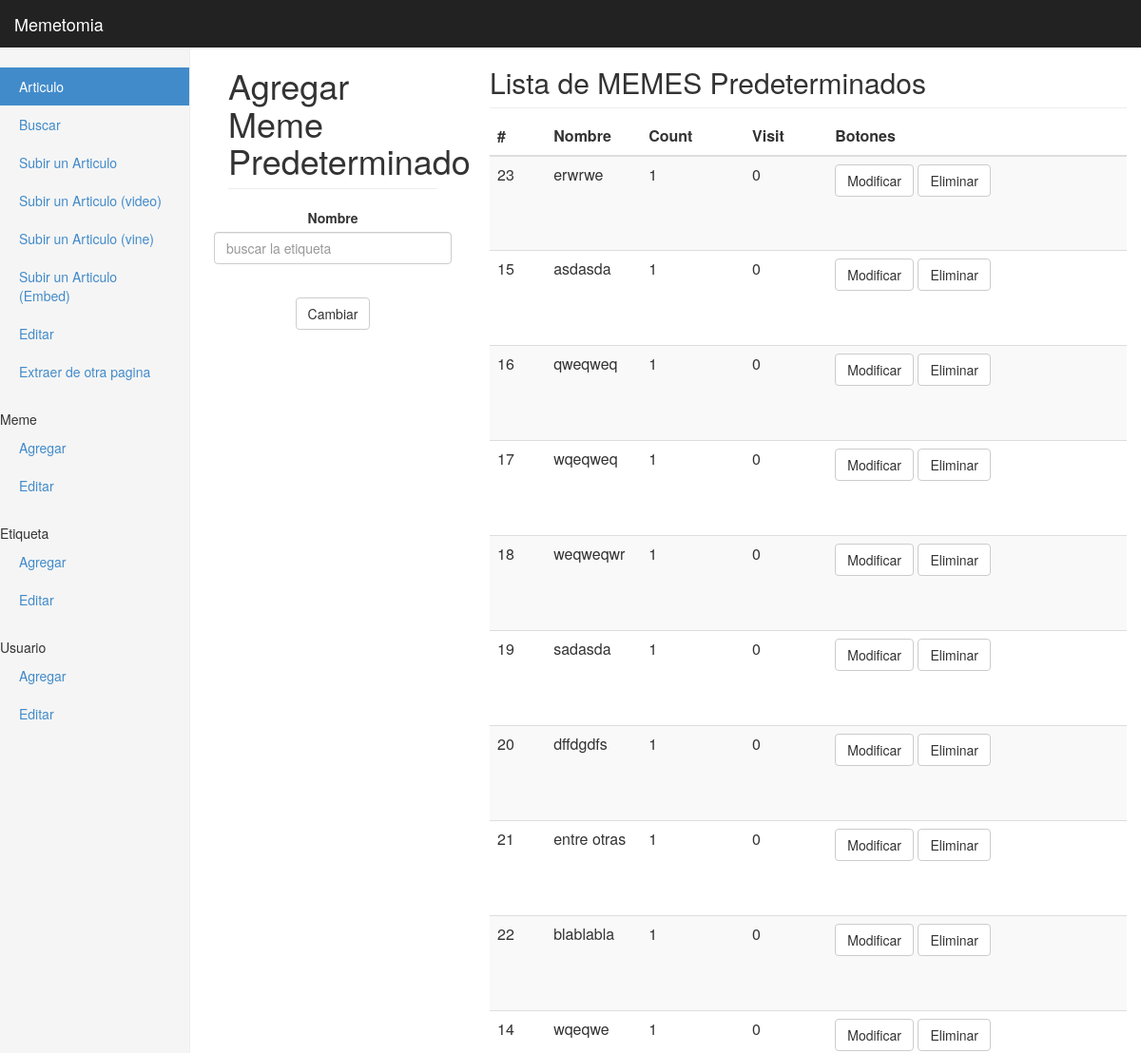
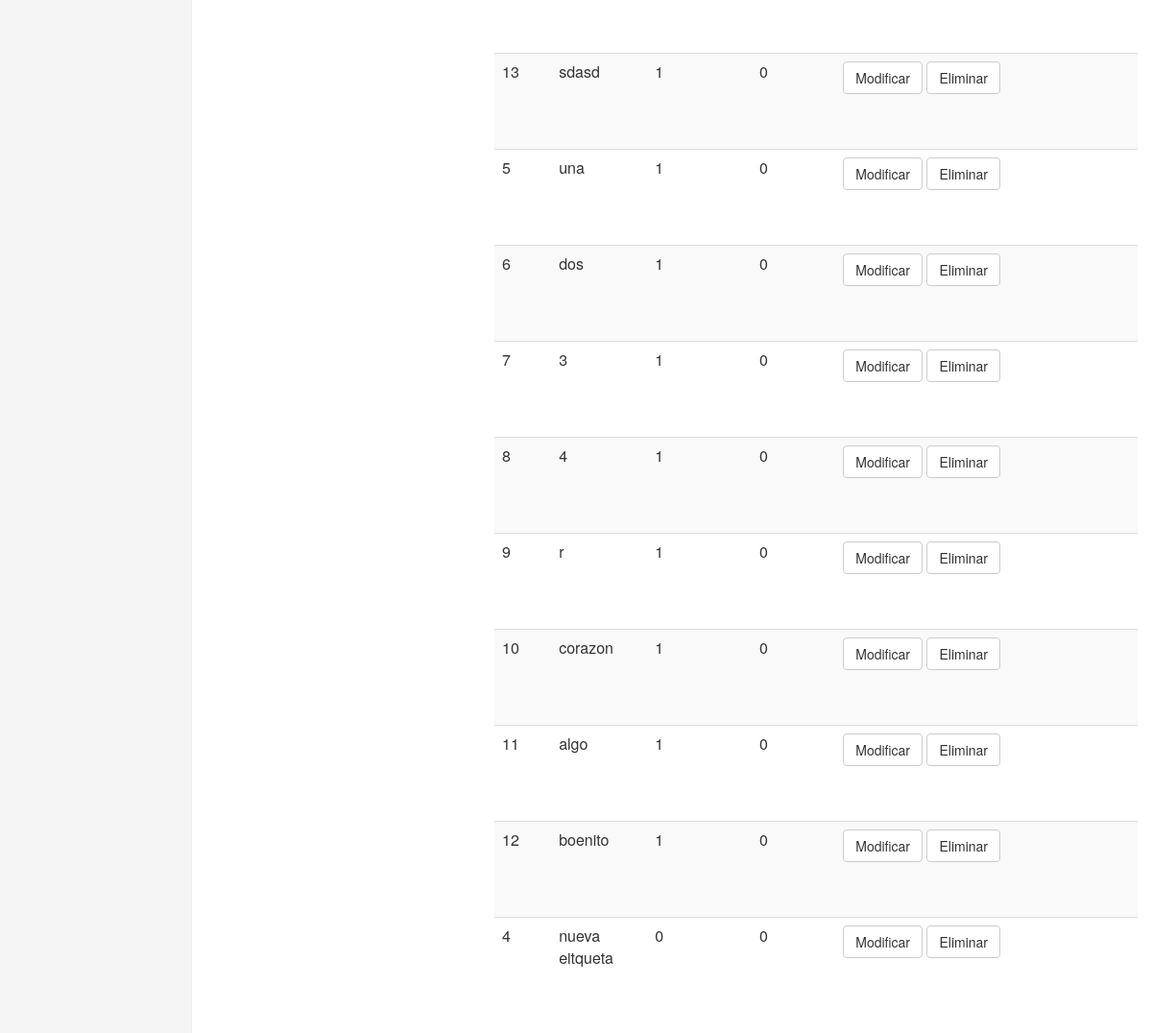
Before: /admin/Tag.php with the older database file (2 pictures, top to bottom).
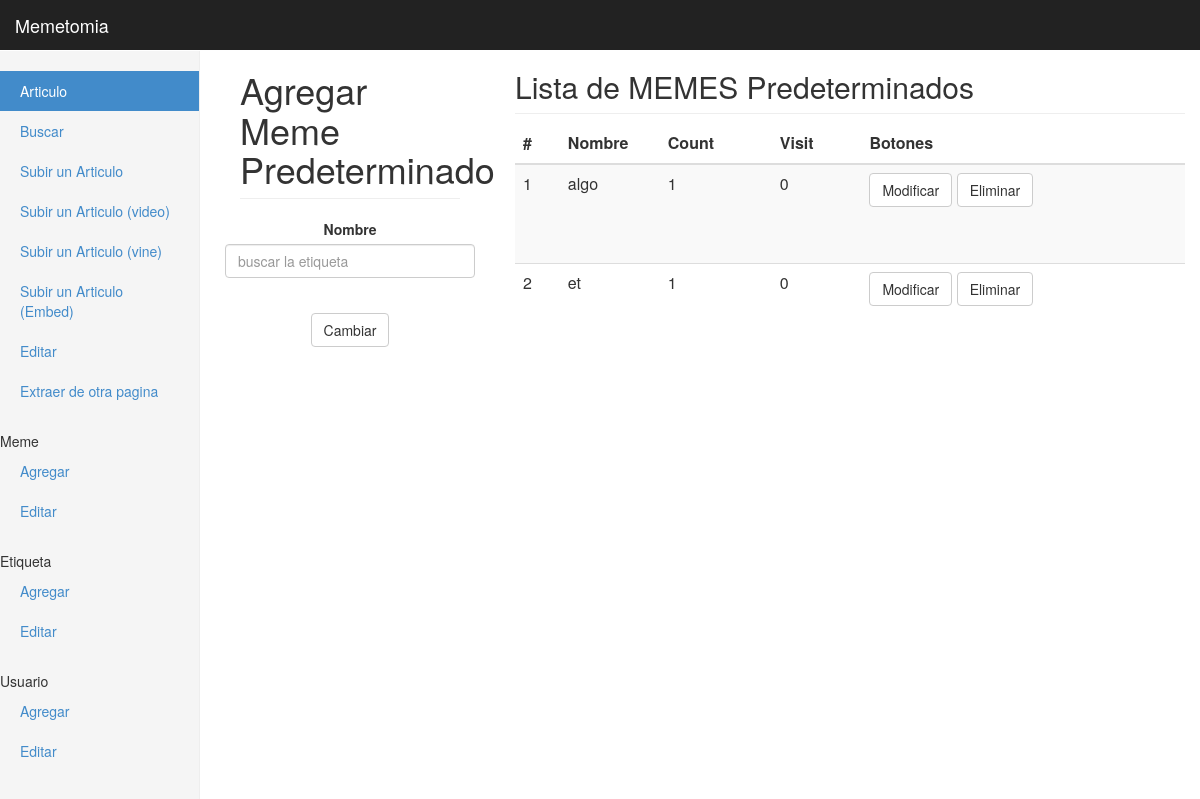
After: the same page with the newer database file.
### tables this page shows
CREATE TABLE IF NOT EXISTS `tag` (
  `ID` int(10) unsigned NOT NULL AUTO_INCREMENT COMMENT 'ID DE LA ETIQUETA',
  `NAME` varchar(20) NOT NULL COMMENT 'NOMBRE DE LA ETIQUETA',
  `COUNT` int(10) unsigned NOT NULL COMMENT 'NUMERO DE VECES QUE SE HA USADO ESTA ETIQUETA',
  `VISIT` int(10) unsigned NOT NULL COMMENT 'NUMERO DE VISITA QUE SE HA HECHO A LA ETIQUETA',
  PRIMARY KEY (`ID`),
  UNIQUE KEY `NAME` (`NAME`)
);

### base/TableTag.php (called while the page is built, shortened)
<?php
require_once ('conexion_mysql.php');
class TableTag {
    public $bd;
    function __construct() {
        $this->bd = new Conexion(MODO_DEBUG);
    }
    public function All() {
        $query = sprintf("Select * from tag ORDER BY  `tag`.`COUNT` DESC ;");
        $this->bd->hacer_query($query);
        return $this->bd->filas_retornadas_por_consulta();
    }
}

### base/conexion_mysql.php (called while the page is built, shortened)
<?php
class Conexion {
    private $_link,
            $_stmt,
            $_respuesta,
            $_ERROR,
            $_info_ERROR,
            $_filas,
            $_filas_afectadas,
            $_insert_id,
            $_numero_columnas,
            $_Array_con_nombres_columnas,
            $magic_quotes_active,
            $real_escape_string_exists;
    private $_modo_debug = true;
    public function __construct($debug = true) {
        $this->_modo_debug = MODO_DEBUG;
    }
    protected function abrir_conexion() {
        $this->_link = mysql_connect(DB_SERVER, DB_USER, DB_PASS, false, 1);
        if (!$this->_link) {
            $this->guardar_error("Fallo la conexion a la base de datos: " . mysql_error());
        } else {
            $db = mysql_select_db(DB_NAME, $this->_link);
        }
    }
    public function hacer_query($sql) {
        if ($sql == "") {
            $this->guardar_error("La variable de consulta esta Vacia");
        } else {
            $this->_filas = - 1;
            $this->_numero_columnas = - 1;
            $taula = NULL;
            if ($this->_link) {
                $this->_stmt = mysql_query($sql, $this->_link);
            }
            if ($this->_ERROR == false) {
                if (preg_match("/^(insert|delete|update|replace)\s+/i", $sql)) {
                    $this->_filas_afectadas = @mysql_affected_rows();
                    if (preg_match("/^(insert|replace)\s+/i", $sql)) {
                        $this->_insert_id = @mysql_insert_id($this->_link);
                    }
                } else {
                    $this->_filas = @mysql_num_rows($this->_stmt);
                    if ($this->_filas > 0) {
                        $this->_numero_columnas = @mysql_num_fields($this->_stmt);
                        for ($i = 0; $i < $this->_numero_columnas; $i++)
                            $this->_Array_con_nombres_columnas[$i] = mysql_field_name($this->_stmt, $i);
                        for ($i = 0; $i < $this->_filas; $i++)
                            $taula[$i] = @mysql_fetch_array($this->_stmt, MYSQL_BOTH);
                    }
                    $this->_respuesta = $taula;
                }
            }
        }
    }
    protected function guardar_error($error = '') {
        if ($error != '') {
            $this->_ERROR = true;
            $this->_info_ERROR = $error;
            if ($this->_modo_debug) {
                echo '<div class="error" style=" background-color : #f69a9e; border : 1px solid #993333;">' . $this->_info_ERROR . '</div>';
            }
        }
        else {
            $this->_ERROR = false;
            $this->_stmt = null;
            $this->_respuesta = null;
        }
    }
    public function obtener_respuesta($fila, $columna) {
        if (is_numeric($columna)) {
            if ($columna >= $this->_numero_columnas) {
                echo "El numero de la columna debe ser menor que el numero total columnas de tuplas en el resultado" . $fila . $columna . "<br/>";
                return NULL;
            }
            if (isset($this->_respuesta[$fila][$columna])) {
                return $this->_respuesta[$fila][$columna];
            } else {
                echo "no hay dato en la fila y columna dada" . $fila . $columna . "<br/>";
                return NULL;
            }
        } else {
            if (!is_string($columna)) {
                echo "la columna no es numero y tampoco string";
                return NULL;
            } else {
                if (in_array($columna, $this->_Array_con_nombres_columnas)) {
                    if (isset($this->_respuesta[$fila][$columna])) {
                        return $this->_respuesta[$fila][$columna];
                    } else {
                        echo "no hay dato en la fila y columna dada" . $fila . $columna . "<br/>";
                        return NULL;
                    }
                } else {
                    echo "la columna no existe en el conjunto de columnas obtenidas en el resultado" . $fila . $columna . "<br/>";
                    return NULL;
                }
            }
        }
    }
    public function filas_retornadas_por_consulta() {
        if ($this->_filas >= 0)
            return $this->_filas;
        return -1;
    }
}
?>

### admin/Tag.php (the view, shortened to what this page needs)
<html lang="en">
    <head>
        <?php include_once 'frames/head.php'; ?>
        <link rel="stylesheet" type="text/css" href="js/autocomplete/jquery.autocomplete.css" />
    </head>
    <body>
        <?php include_once 'frames/titulo.php'; ?>
        <div class="container-fluid">
            <div class="row">
                <?php include_once 'frames/menu.php'; ?>
                <div class="col-sm-3 col-sm-offset-2 col-md-3 col-md-offset-2 main">
                    <h1 class="page-header">Agregar Meme Predeterminado</h1>
                    <div class="row placeholders">
                        <form role="form">
                            <div class="form-group">
                                <label for="Name">Nombre </label>
                                <input type="text" class="form-control" id="Name" placeholder="buscar la etiqueta">
                            </div>
                            <br>
                            <button id='BtAgregar' type="button" class="btn btn-default"  >Cambiar</button>
                        </form>
                    </div></div>
                <div class="col-sm-7  col-md-7 ">
                    <h2 class="sub-header">Lista de MEMES Predeterminados</h2>
                    <div class="table-responsive">
                        <table id="tabla" class="table table-striped">
                            <thead>
                                <tr>
                                    <th>#</th>
                                    <th>Nombre</th>
                                    <th>Count</th>
                                    <th>Visit</th>
                                    <th>Botones</th>
                                </tr>
                            </thead>
                            <tbody>
                                <?php
                                include_once '../base/TableTag.php';
                                $bd = new TableTag();
                                $todo = $bd->All();
                                $html = "";
                                if ($todo > 0) {
                                    for ($i = 0; $i < $todo; $i++) {
                                        $html .= '<tr id="t' . $bd->bd->obtener_respuesta($i, "ID") . '" ><td>' . $bd->bd->obtener_respuesta($i, "ID") . '</td>'
                                                . '<td width="100" height="100">' . $bd->bd->obtener_respuesta($i, "NAME") . '</td>'
                                                . '<td>' . $bd->bd->obtener_respuesta($i, "COUNT") . '</td>'
                                                . '<td>' . $bd->bd->obtener_respuesta($i, "VISIT") . '</td>'
                                                . '<td>   '
                                                . '    <button type="button" class="btn btn-default"  onclick="Modificar(\'' . $bd->bd->obtener_respuesta($i, "ID") . '\')" >Modificar</button>    '
                                                . '    <button type="button" class="btn btn-default"  onclick="Eliminar(\'' . $bd->bd->obtener_respuesta($i, "ID") . '\')" >Eliminar</button>      </td></tr>';
                                    }
                                    echo $html;
                                }
                                ?>
                            </tbody>
                        </table>
                    </div>
                </div>
            </div>
        </div>
    </body>
</html>

### admin/frames/head.php (shortened to what this page needs)
<link href="../css/bootstrap.min.css" rel="stylesheet">
<link href="css/msg.css" rel="stylesheet">
<link href="css/dashboard.css" rel="stylesheet">

### admin/frames/titulo.php (shortened to what this page needs)
<div class="navbar navbar-inverse navbar-fixed-top" role="navigation">
    <div class="container-fluid">
        <div class="navbar-header">
            <a class="navbar-brand" href="#">Memetomia</a>
        </div>
        <div class="navbar-collapse collapse">
        </div>
    </div>
</div>

### admin/frames/menu.php
<div class="col-sm-3 col-md-2 sidebar">
                 <ul class="nav nav-sidebar">
                     <li class="active"><a href="#">Articulo </a></li>
                     <li><a href="Buscar.php">Buscar</a></li>
                     <li><a href="Article.php">Subir un Articulo</a></li>
                     <li><a href="ArticleVideo.php">Subir un Articulo (video)</a></li>
                      <li><a href="ArticleVine.php">Subir un Articulo (vine)</a></li>
                         <li><a href="ArticleEmbed.php">Subir un Articulo (Embed)</a></li>
                     <li><a href="EditArticle.php">Editar</a></li>
                     <li><a href="memetomizar.php">Extraer de otra pagina</a></li>
                 </ul>
                 <ul class="nav nav-sidebar">
                     <li>Meme</li>
                     <li><a href="Meme.php">Agregar</a></li>
                     <li><a href="#">Editar</a></li>
                 </ul>
                 <ul class="nav nav-sidebar">
                     <li>Etiqueta</li>
                     <li><a href="Tag.php">Agregar</a></li>
                     <li><a href="EditTag.php">Editar</a></li>
                 </ul>
                 <ul class="nav nav-sidebar">
                     <li>Usuario</li>
                     <li><a href="#">Agregar</a></li>
                     <li><a href="#">Editar</a></li>
                 </ul>
             </div>

### admin/css/dashboard.css (style rules this page uses)
body { padding-top: 50px; }
.sub-header { padding-bottom: 10px; border-bottom: 1px solid #eee; }
.navbar-fixed-top { border: 0; }
.sidebar { display: none; }
@media (min-width: 768px) { .sidebar { position: fixed; top: 51px; bottom: 0; left: 0; z-index: 1000; display: block; padding: 20px; overflow-x: hidden; overflow-y: auto; background-color: #f5f5f5; border-right: 1px solid #eee; } }
.nav-sidebar { margin-right: -21px; margin-bottom: 20px; margin-left: -20px; }
.nav-sidebar > li > a { padding-right: 20px; padding-left: 20px; }
.nav-sidebar > .active > a, .nav-sidebar > .active > a:hover, .nav-sidebar > .active > a:focus { color: #fff; background-color: #428bca; }
.main { padding: 20px; }
@media (min-width: 768px) { .main { padding-right: 40px; padding-left: 40px; } }
.main .page-header { margin-top: 0; }
.placeholders { margin-bottom: 30px; text-align: center; }

Changed rows visible on the page:
removed tag: ID "23", NAME "erwrwe", COUNT "1", VISIT "0"
removed tag: ID "15", NAME "asdasda", COUNT "1", VISIT "0"
removed tag: ID "16", NAME "qweqweq", COUNT "1", VISIT "0"
removed tag: ID "17", NAME "wqeqweq", COUNT "1", VISIT "0"
removed tag: ID "18", NAME "weqweqwr", COUNT "1", VISIT "0"
removed tag: ID "19", NAME "sadasda", COUNT "1", VISIT "0"
removed tag: ID "20", NAME "dffdgdfs", COUNT "1", VISIT "0"
removed tag: ID "21", NAME "entre otras", COUNT "1", VISIT "0"
removed tag: ID "22", NAME "blablabla", COUNT "1", VISIT "0"
removed tag: ID "14", NAME "wqeqwe", COUNT "1", VISIT "0"
removed tag: ID "13", NAME "sdasd", COUNT "1", VISIT "0"
removed tag: ID "5", NAME "una", COUNT "1", VISIT "0"
removed tag: ID "6", NAME "dos", COUNT "1", VISIT "0"
removed tag: ID "7", NAME "3", COUNT "1", VISIT "0"
removed tag: ID "8", NAME "4", COUNT "1", VISIT "0"
removed tag: ID "9", NAME "r", COUNT "1", VISIT "0"
removed tag: ID "10", NAME "corazon", COUNT "1", VISIT "0"
removed tag: ID "11", NAME "algo", COUNT "1", VISIT "0"
removed tag: ID "12", NAME "boenito", COUNT "1", VISIT "0"
removed tag: ID "4", NAME "nueva eitqueta", COUNT "0", VISIT "0"
added tag: ID "1", NAME "algo", COUNT "1", VISIT "0"
added tag: ID "2", NAME "et", COUNT "1", VISIT "0"
